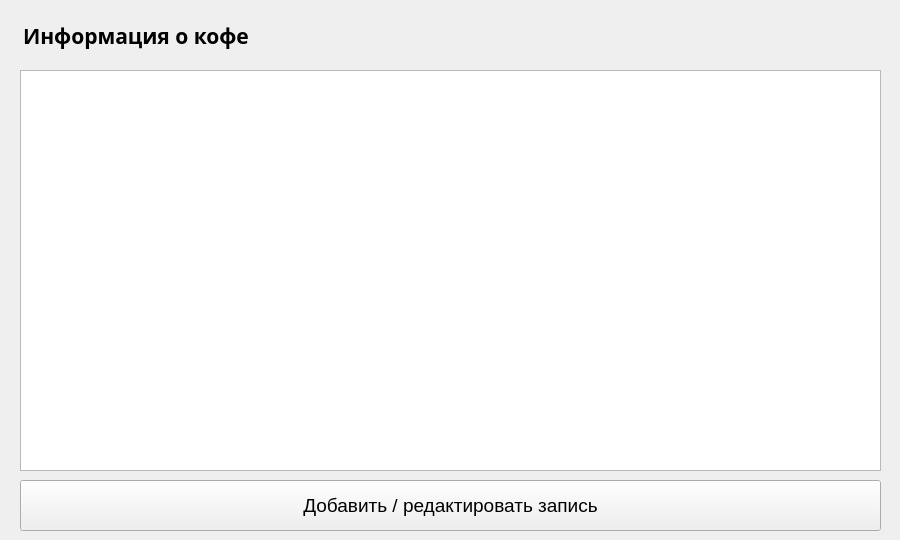
<?xml version="1.0" encoding="UTF-8"?>
<ui version="4.0">
 <class>Form</class>
 <widget class="QWidget" name="Form">
  <property name="geometry">
   <rect>
    <x>0</x>
    <y>0</y>
    <width>900</width>
    <height>540</height>
   </rect>
  </property>
  <property name="minimumSize">
   <size>
    <width>900</width>
    <height>540</height>
   </size>
  </property>
  <property name="maximumSize">
   <size>
    <width>900</width>
    <height>540</height>
   </size>
  </property>
  <property name="windowTitle">
   <string>Информация о кофе</string>
  </property>
  <widget class="QLabel" name="label">
   <property name="geometry">
    <rect>
     <x>23</x>
     <y>20</y>
     <width>311</width>
     <height>31</height>
    </rect>
   </property>
   <property name="font">
    <font>
     <family>Arial Black</family>
     <pointsize>16</pointsize>
     <weight>75</weight>
     <bold>true</bold>
    </font>
   </property>
   <property name="text">
    <string>Информация о кофе</string>
   </property>
  </widget>
  <widget class="QTableWidget" name="tableWidget">
   <property name="geometry">
    <rect>
     <x>20</x>
     <y>70</y>
     <width>861</width>
     <height>401</height>
    </rect>
   </property>
  </widget>
  <widget class="QPushButton" name="pushButton">
   <property name="geometry">
    <rect>
     <x>20</x>
     <y>480</y>
     <width>861</width>
     <height>51</height>
    </rect>
   </property>
   <property name="font">
    <font>
     <pointsize>14</pointsize>
    </font>
   </property>
   <property name="cursor">
    <cursorShape>PointingHandCursor</cursorShape>
   </property>
   <property name="text">
    <string>Добавить / редактировать запись</string>
   </property>
  </widget>
 </widget>
 <resources/>
 <connections/>
</ui>
